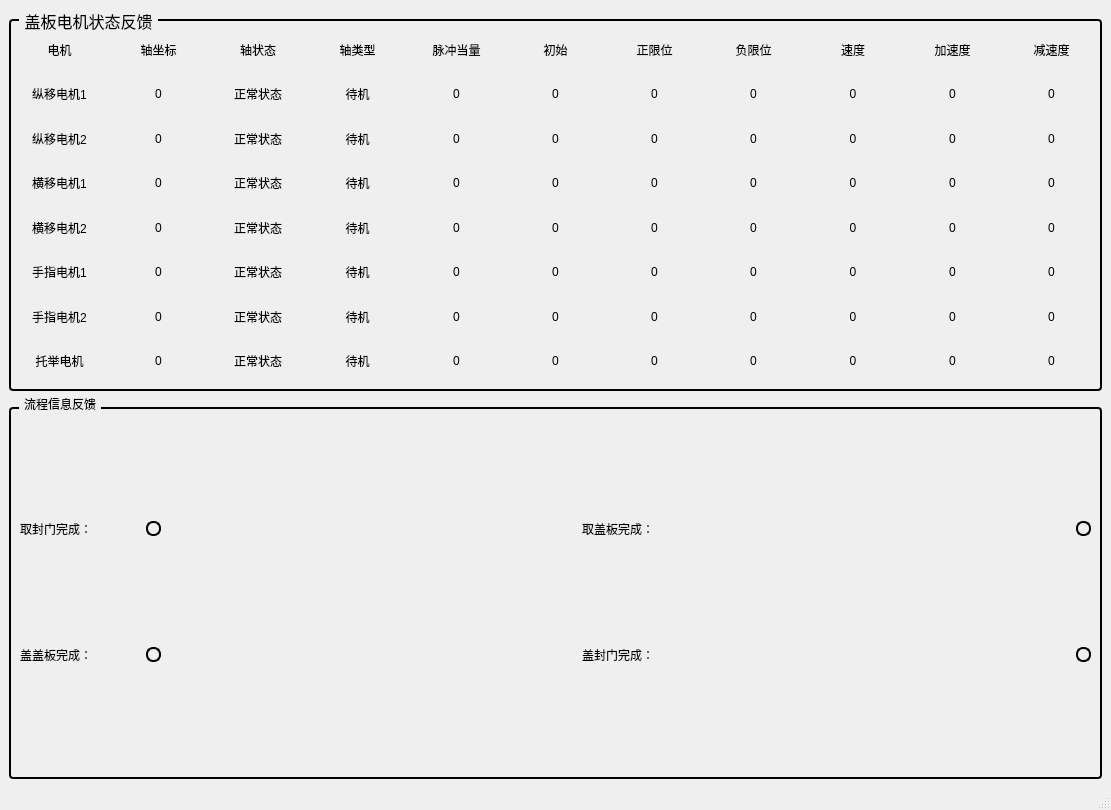
<?xml version="1.0" encoding="UTF-8"?>
<ui version="4.0">
 <class>CoverPlateMonitor</class>
 <widget class="QMainWindow" name="CoverPlateMonitor">
  <property name="geometry">
   <rect>
    <x>0</x>
    <y>0</y>
    <width>1111</width>
    <height>810</height>
   </rect>
  </property>
  <property name="windowTitle">
   <string>盖板系统状态监测</string>
  </property>
  <property name="styleSheet">
   <string notr="true"/>
  </property>
  <widget class="QWidget" name="centralwidget">
   <layout class="QGridLayout" name="gridLayout_4">
    <item row="0" column="0">
     <widget class="QGroupBox" name="groupBox">
      <property name="font">
       <font>
        <family>等线</family>
        <pointsize>12</pointsize>
       </font>
      </property>
      <property name="styleSheet">
       <string notr="true">QGroupBox {
    border: 2px solid #000000; /* 2px宽的黑色边框，可根据需要调整粗细和颜色 */
    border-radius: 4px; /* 可选：添加边框圆角 */
    margin-top: 10px; /* 为标题留出空间 */
}
QGroupBox::title {
    subcontrol-origin: margin;
    subcontrol-position: top left; /* 标题位置 */
    left: 10px; /* 标题左侧间距 */
    padding: 0 3px 0 3px; /* 标题文字周围留白 */
}</string>
      </property>
      <property name="title">
       <string>盖板电机状态反馈</string>
      </property>
      <layout class="QGridLayout" name="gridLayout">
       <item row="0" column="0">
        <layout class="QHBoxLayout" name="horizontalLayout_2">
         <item>
          <layout class="QGridLayout" name="gridLayout_3">
           <property name="horizontalSpacing">
            <number>20</number>
           </property>
           <item row="4" column="2">
            <widget class="QLabel" name="lblAxisStatus7">
             <property name="text">
              <string>正常状态</string>
             </property>
             <property name="alignment">
              <set>Qt::AlignCenter</set>
             </property>
            </widget>
           </item>
           <item row="6" column="9">
            <widget class="QLabel" name="lblAxisAccel9">
             <property name="text">
              <string>0</string>
             </property>
             <property name="alignment">
              <set>Qt::AlignCenter</set>
             </property>
            </widget>
           </item>
           <item row="3" column="6">
            <widget class="QLabel" name="lblFsLimit6">
             <property name="text">
              <string>0</string>
             </property>
             <property name="alignment">
              <set>Qt::AlignCenter</set>
             </property>
            </widget>
           </item>
           <item row="4" column="8">
            <widget class="QLabel" name="lblAxisSpeed7">
             <property name="text">
              <string>0</string>
             </property>
             <property name="alignment">
              <set>Qt::AlignCenter</set>
             </property>
            </widget>
           </item>
           <item row="3" column="1">
            <widget class="QLabel" name="lblPosi6">
             <property name="text">
              <string>0</string>
             </property>
             <property name="alignment">
              <set>Qt::AlignCenter</set>
             </property>
            </widget>
           </item>
           <item row="4" column="0">
            <widget class="QLabel" name="label_40">
             <property name="text">
              <string>横移电机1</string>
             </property>
             <property name="alignment">
              <set>Qt::AlignCenter</set>
             </property>
            </widget>
           </item>
           <item row="2" column="2">
            <widget class="QLabel" name="lblAxisStatus5">
             <property name="text">
              <string>正常状态</string>
             </property>
             <property name="alignment">
              <set>Qt::AlignCenter</set>
             </property>
            </widget>
           </item>
           <item row="4" column="6">
            <widget class="QLabel" name="lblFsLimit7">
             <property name="text">
              <string>0</string>
             </property>
             <property name="alignment">
              <set>Qt::AlignCenter</set>
             </property>
            </widget>
           </item>
           <item row="6" column="7">
            <widget class="QLabel" name="lblBsLimit9">
             <property name="text">
              <string>0</string>
             </property>
             <property name="alignment">
              <set>Qt::AlignCenter</set>
             </property>
            </widget>
           </item>
           <item row="0" column="10">
            <widget class="QLabel" name="label_84">
             <property name="text">
              <string>减速度</string>
             </property>
             <property name="alignment">
              <set>Qt::AlignCenter</set>
             </property>
            </widget>
           </item>
           <item row="0" column="6">
            <widget class="QLabel" name="label_27">
             <property name="text">
              <string>正限位</string>
             </property>
             <property name="alignment">
              <set>Qt::AlignCenter</set>
             </property>
            </widget>
           </item>
           <item row="3" column="9">
            <widget class="QLabel" name="lblAxisAccel6">
             <property name="text">
              <string>0</string>
             </property>
             <property name="alignment">
              <set>Qt::AlignCenter</set>
             </property>
            </widget>
           </item>
           <item row="3" column="10">
            <widget class="QLabel" name="lblAxisDecel6">
             <property name="text">
              <string>0</string>
             </property>
             <property name="alignment">
              <set>Qt::AlignCenter</set>
             </property>
            </widget>
           </item>
           <item row="4" column="10">
            <widget class="QLabel" name="lblAxisDecel7">
             <property name="text">
              <string>0</string>
             </property>
             <property name="alignment">
              <set>Qt::AlignCenter</set>
             </property>
            </widget>
           </item>
           <item row="0" column="8">
            <widget class="QLabel" name="label_77">
             <property name="text">
              <string>速度</string>
             </property>
             <property name="alignment">
              <set>Qt::AlignCenter</set>
             </property>
            </widget>
           </item>
           <item row="5" column="0">
            <widget class="QLabel" name="label_106">
             <property name="text">
              <string>横移电机2</string>
             </property>
             <property name="alignment">
              <set>Qt::AlignCenter</set>
             </property>
            </widget>
           </item>
           <item row="8" column="4">
            <widget class="QLabel" name="lblAxisUnits11">
             <property name="text">
              <string>0</string>
             </property>
             <property name="alignment">
              <set>Qt::AlignCenter</set>
             </property>
            </widget>
           </item>
           <item row="0" column="9">
            <widget class="QLabel" name="label_78">
             <property name="text">
              <string>加速度</string>
             </property>
             <property name="alignment">
              <set>Qt::AlignCenter</set>
             </property>
            </widget>
           </item>
           <item row="3" column="0">
            <widget class="QLabel" name="label_39">
             <property name="text">
              <string>纵移电机2</string>
             </property>
             <property name="alignment">
              <set>Qt::AlignCenter</set>
             </property>
            </widget>
           </item>
           <item row="5" column="6">
            <widget class="QLabel" name="lblFsLimit8">
             <property name="text">
              <string>0</string>
             </property>
             <property name="alignment">
              <set>Qt::AlignCenter</set>
             </property>
            </widget>
           </item>
           <item row="5" column="4">
            <widget class="QLabel" name="lblAxisUnits8">
             <property name="text">
              <string>0</string>
             </property>
             <property name="alignment">
              <set>Qt::AlignCenter</set>
             </property>
            </widget>
           </item>
           <item row="2" column="1">
            <widget class="QLabel" name="lblPosi5">
             <property name="text">
              <string>0</string>
             </property>
             <property name="alignment">
              <set>Qt::AlignCenter</set>
             </property>
            </widget>
           </item>
           <item row="2" column="0">
            <widget class="QLabel" name="label_38">
             <property name="text">
              <string>纵移电机1</string>
             </property>
             <property name="alignment">
              <set>Qt::AlignCenter</set>
             </property>
            </widget>
           </item>
           <item row="3" column="4">
            <widget class="QLabel" name="lblAxisUnits6">
             <property name="text">
              <string>0</string>
             </property>
             <property name="alignment">
              <set>Qt::AlignCenter</set>
             </property>
            </widget>
           </item>
           <item row="8" column="7">
            <widget class="QLabel" name="lblBsLimit11">
             <property name="text">
              <string>0</string>
             </property>
             <property name="alignment">
              <set>Qt::AlignCenter</set>
             </property>
            </widget>
           </item>
           <item row="3" column="7">
            <widget class="QLabel" name="lblBsLimit6">
             <property name="text">
              <string>0</string>
             </property>
             <property name="alignment">
              <set>Qt::AlignCenter</set>
             </property>
            </widget>
           </item>
           <item row="6" column="3">
            <widget class="QLabel" name="lblAxisType9">
             <property name="text">
              <string>待机</string>
             </property>
             <property name="alignment">
              <set>Qt::AlignCenter</set>
             </property>
            </widget>
           </item>
           <item row="5" column="9">
            <widget class="QLabel" name="lblAxisAccel8">
             <property name="text">
              <string>0</string>
             </property>
             <property name="alignment">
              <set>Qt::AlignCenter</set>
             </property>
            </widget>
           </item>
           <item row="0" column="5">
            <widget class="QLabel" name="label_171">
             <property name="text">
              <string>初始</string>
             </property>
             <property name="alignment">
              <set>Qt::AlignCenter</set>
             </property>
            </widget>
           </item>
           <item row="7" column="1">
            <widget class="QLabel" name="lblPosi10">
             <property name="text">
              <string>0</string>
             </property>
             <property name="alignment">
              <set>Qt::AlignCenter</set>
             </property>
            </widget>
           </item>
           <item row="6" column="4">
            <widget class="QLabel" name="lblAxisUnits9">
             <property name="text">
              <string>0</string>
             </property>
             <property name="alignment">
              <set>Qt::AlignCenter</set>
             </property>
            </widget>
           </item>
           <item row="2" column="9">
            <widget class="QLabel" name="lblAxisAccel5">
             <property name="text">
              <string>0</string>
             </property>
             <property name="alignment">
              <set>Qt::AlignCenter</set>
             </property>
            </widget>
           </item>
           <item row="6" column="5">
            <widget class="QLabel" name="lblAxisInit9">
             <property name="text">
              <string>0</string>
             </property>
             <property name="alignment">
              <set>Qt::AlignCenter</set>
             </property>
            </widget>
           </item>
           <item row="6" column="2">
            <widget class="QLabel" name="lblAxisStatus9">
             <property name="text">
              <string>正常状态</string>
             </property>
             <property name="alignment">
              <set>Qt::AlignCenter</set>
             </property>
            </widget>
           </item>
           <item row="5" column="5">
            <widget class="QLabel" name="lblAxisInit8">
             <property name="text">
              <string>0</string>
             </property>
             <property name="alignment">
              <set>Qt::AlignCenter</set>
             </property>
            </widget>
           </item>
           <item row="7" column="8">
            <widget class="QLabel" name="lblAxisSpeed10">
             <property name="text">
              <string>0</string>
             </property>
             <property name="alignment">
              <set>Qt::AlignCenter</set>
             </property>
            </widget>
           </item>
           <item row="0" column="7">
            <widget class="QLabel" name="label_18">
             <property name="text">
              <string>负限位</string>
             </property>
             <property name="alignment">
              <set>Qt::AlignCenter</set>
             </property>
            </widget>
           </item>
           <item row="6" column="1">
            <widget class="QLabel" name="lblPosi9">
             <property name="text">
              <string>0</string>
             </property>
             <property name="alignment">
              <set>Qt::AlignCenter</set>
             </property>
            </widget>
           </item>
           <item row="2" column="7">
            <widget class="QLabel" name="lblBsLimit5">
             <property name="text">
              <string>0</string>
             </property>
             <property name="alignment">
              <set>Qt::AlignCenter</set>
             </property>
            </widget>
           </item>
           <item row="8" column="5">
            <widget class="QLabel" name="lblAxisInit11">
             <property name="text">
              <string>0</string>
             </property>
             <property name="alignment">
              <set>Qt::AlignCenter</set>
             </property>
            </widget>
           </item>
           <item row="5" column="2">
            <widget class="QLabel" name="lblAxisStatus8">
             <property name="text">
              <string>正常状态</string>
             </property>
             <property name="alignment">
              <set>Qt::AlignCenter</set>
             </property>
            </widget>
           </item>
           <item row="3" column="8">
            <widget class="QLabel" name="lblAxisSpeed6">
             <property name="text">
              <string>0</string>
             </property>
             <property name="alignment">
              <set>Qt::AlignCenter</set>
             </property>
            </widget>
           </item>
           <item row="5" column="10">
            <widget class="QLabel" name="lblAxisDecel8">
             <property name="text">
              <string>0</string>
             </property>
             <property name="alignment">
              <set>Qt::AlignCenter</set>
             </property>
            </widget>
           </item>
           <item row="7" column="10">
            <widget class="QLabel" name="lblAxisDecel10">
             <property name="text">
              <string>0</string>
             </property>
             <property name="alignment">
              <set>Qt::AlignCenter</set>
             </property>
            </widget>
           </item>
           <item row="4" column="5">
            <widget class="QLabel" name="lblAxisInit7">
             <property name="text">
              <string>0</string>
             </property>
             <property name="alignment">
              <set>Qt::AlignCenter</set>
             </property>
            </widget>
           </item>
           <item row="0" column="1">
            <widget class="QLabel" name="label_25">
             <property name="text">
              <string>轴坐标</string>
             </property>
             <property name="alignment">
              <set>Qt::AlignCenter</set>
             </property>
            </widget>
           </item>
           <item row="4" column="4">
            <widget class="QLabel" name="lblAxisUnits7">
             <property name="text">
              <string>0</string>
             </property>
             <property name="alignment">
              <set>Qt::AlignCenter</set>
             </property>
            </widget>
           </item>
           <item row="8" column="10">
            <widget class="QLabel" name="lblAxisDecel11">
             <property name="text">
              <string>0</string>
             </property>
             <property name="alignment">
              <set>Qt::AlignCenter</set>
             </property>
            </widget>
           </item>
           <item row="0" column="3">
            <widget class="QLabel" name="label_31">
             <property name="text">
              <string>轴类型</string>
             </property>
             <property name="alignment">
              <set>Qt::AlignCenter</set>
             </property>
            </widget>
           </item>
           <item row="5" column="8">
            <widget class="QLabel" name="lblAxisSpeed8">
             <property name="text">
              <string>0</string>
             </property>
             <property name="alignment">
              <set>Qt::AlignCenter</set>
             </property>
            </widget>
           </item>
           <item row="8" column="9">
            <widget class="QLabel" name="lblAxisAccel11">
             <property name="text">
              <string>0</string>
             </property>
             <property name="alignment">
              <set>Qt::AlignCenter</set>
             </property>
            </widget>
           </item>
           <item row="2" column="8">
            <widget class="QLabel" name="lblAxisSpeed5">
             <property name="text">
              <string>0</string>
             </property>
             <property name="alignment">
              <set>Qt::AlignCenter</set>
             </property>
            </widget>
           </item>
           <item row="7" column="6">
            <widget class="QLabel" name="lblFsLimit10">
             <property name="text">
              <string>0</string>
             </property>
             <property name="alignment">
              <set>Qt::AlignCenter</set>
             </property>
            </widget>
           </item>
           <item row="4" column="1">
            <widget class="QLabel" name="lblPosi7">
             <property name="text">
              <string>0</string>
             </property>
             <property name="alignment">
              <set>Qt::AlignCenter</set>
             </property>
            </widget>
           </item>
           <item row="2" column="5">
            <widget class="QLabel" name="lblAxisInit5">
             <property name="text">
              <string>0</string>
             </property>
             <property name="alignment">
              <set>Qt::AlignCenter</set>
             </property>
            </widget>
           </item>
           <item row="2" column="3">
            <widget class="QLabel" name="lblAxisType5">
             <property name="text">
              <string>待机</string>
             </property>
             <property name="alignment">
              <set>Qt::AlignCenter</set>
             </property>
            </widget>
           </item>
           <item row="7" column="4">
            <widget class="QLabel" name="lblAxisUnits10">
             <property name="text">
              <string>0</string>
             </property>
             <property name="alignment">
              <set>Qt::AlignCenter</set>
             </property>
            </widget>
           </item>
           <item row="3" column="3">
            <widget class="QLabel" name="lblAxisType6">
             <property name="text">
              <string>待机</string>
             </property>
             <property name="alignment">
              <set>Qt::AlignCenter</set>
             </property>
            </widget>
           </item>
           <item row="0" column="0">
            <widget class="QLabel" name="label_26">
             <property name="text">
              <string>电机</string>
             </property>
             <property name="alignment">
              <set>Qt::AlignCenter</set>
             </property>
            </widget>
           </item>
           <item row="3" column="5">
            <widget class="QLabel" name="lblAxisInit6">
             <property name="text">
              <string>0</string>
             </property>
             <property name="alignment">
              <set>Qt::AlignCenter</set>
             </property>
            </widget>
           </item>
           <item row="7" column="2">
            <widget class="QLabel" name="lblAxisStatus10">
             <property name="text">
              <string>正常状态</string>
             </property>
             <property name="alignment">
              <set>Qt::AlignCenter</set>
             </property>
            </widget>
           </item>
           <item row="2" column="4">
            <widget class="QLabel" name="lblAxisUnits5">
             <property name="text">
              <string>0</string>
             </property>
             <property name="alignment">
              <set>Qt::AlignCenter</set>
             </property>
            </widget>
           </item>
           <item row="5" column="1">
            <widget class="QLabel" name="lblPosi8">
             <property name="text">
              <string>0</string>
             </property>
             <property name="alignment">
              <set>Qt::AlignCenter</set>
             </property>
            </widget>
           </item>
           <item row="2" column="10">
            <widget class="QLabel" name="lblAxisDecel5">
             <property name="text">
              <string>0</string>
             </property>
             <property name="alignment">
              <set>Qt::AlignCenter</set>
             </property>
            </widget>
           </item>
           <item row="7" column="5">
            <widget class="QLabel" name="lblAxisInit10">
             <property name="text">
              <string>0</string>
             </property>
             <property name="alignment">
              <set>Qt::AlignCenter</set>
             </property>
            </widget>
           </item>
           <item row="8" column="6">
            <widget class="QLabel" name="lblFsLimit11">
             <property name="text">
              <string>0</string>
             </property>
             <property name="alignment">
              <set>Qt::AlignCenter</set>
             </property>
            </widget>
           </item>
           <item row="3" column="2">
            <widget class="QLabel" name="lblAxisStatus6">
             <property name="text">
              <string>正常状态</string>
             </property>
             <property name="alignment">
              <set>Qt::AlignCenter</set>
             </property>
            </widget>
           </item>
           <item row="0" column="2">
            <widget class="QLabel" name="label_24">
             <property name="text">
              <string>轴状态</string>
             </property>
             <property name="alignment">
              <set>Qt::AlignCenter</set>
             </property>
            </widget>
           </item>
           <item row="7" column="9">
            <widget class="QLabel" name="lblAxisAccel10">
             <property name="text">
              <string>0</string>
             </property>
             <property name="alignment">
              <set>Qt::AlignCenter</set>
             </property>
            </widget>
           </item>
           <item row="8" column="8">
            <widget class="QLabel" name="lblAxisSpeed11">
             <property name="text">
              <string>0</string>
             </property>
             <property name="alignment">
              <set>Qt::AlignCenter</set>
             </property>
            </widget>
           </item>
           <item row="6" column="10">
            <widget class="QLabel" name="lblAxisDecel9">
             <property name="text">
              <string>0</string>
             </property>
             <property name="alignment">
              <set>Qt::AlignCenter</set>
             </property>
            </widget>
           </item>
           <item row="8" column="2">
            <widget class="QLabel" name="lblAxisStatus11">
             <property name="text">
              <string>正常状态</string>
             </property>
             <property name="alignment">
              <set>Qt::AlignCenter</set>
             </property>
            </widget>
           </item>
           <item row="6" column="0">
            <widget class="QLabel" name="label_109">
             <property name="text">
              <string>手指电机1</string>
             </property>
             <property name="alignment">
              <set>Qt::AlignCenter</set>
             </property>
            </widget>
           </item>
           <item row="7" column="7">
            <widget class="QLabel" name="lblBsLimit10">
             <property name="text">
              <string>0</string>
             </property>
             <property name="alignment">
              <set>Qt::AlignCenter</set>
             </property>
            </widget>
           </item>
           <item row="8" column="3">
            <widget class="QLabel" name="lblAxisType11">
             <property name="text">
              <string>待机</string>
             </property>
             <property name="alignment">
              <set>Qt::AlignCenter</set>
             </property>
            </widget>
           </item>
           <item row="4" column="9">
            <widget class="QLabel" name="lblAxisAccel7">
             <property name="text">
              <string>0</string>
             </property>
             <property name="alignment">
              <set>Qt::AlignCenter</set>
             </property>
            </widget>
           </item>
           <item row="8" column="1">
            <widget class="QLabel" name="lblPosi11">
             <property name="text">
              <string>0</string>
             </property>
             <property name="alignment">
              <set>Qt::AlignCenter</set>
             </property>
            </widget>
           </item>
           <item row="4" column="7">
            <widget class="QLabel" name="lblBsLimit7">
             <property name="text">
              <string>0</string>
             </property>
             <property name="alignment">
              <set>Qt::AlignCenter</set>
             </property>
            </widget>
           </item>
           <item row="6" column="6">
            <widget class="QLabel" name="lblFsLimit9">
             <property name="text">
              <string>0</string>
             </property>
             <property name="alignment">
              <set>Qt::AlignCenter</set>
             </property>
            </widget>
           </item>
           <item row="6" column="8">
            <widget class="QLabel" name="lblAxisSpeed9">
             <property name="text">
              <string>0</string>
             </property>
             <property name="alignment">
              <set>Qt::AlignCenter</set>
             </property>
            </widget>
           </item>
           <item row="4" column="3">
            <widget class="QLabel" name="lblAxisType7">
             <property name="text">
              <string>待机</string>
             </property>
             <property name="alignment">
              <set>Qt::AlignCenter</set>
             </property>
            </widget>
           </item>
           <item row="0" column="4">
            <widget class="QLabel" name="label_194">
             <property name="text">
              <string>脉冲当量</string>
             </property>
             <property name="alignment">
              <set>Qt::AlignCenter</set>
             </property>
            </widget>
           </item>
           <item row="2" column="6">
            <widget class="QLabel" name="lblFsLimit5">
             <property name="text">
              <string>0</string>
             </property>
             <property name="alignment">
              <set>Qt::AlignCenter</set>
             </property>
            </widget>
           </item>
           <item row="5" column="3">
            <widget class="QLabel" name="lblAxisType8">
             <property name="text">
              <string>待机</string>
             </property>
             <property name="alignment">
              <set>Qt::AlignCenter</set>
             </property>
            </widget>
           </item>
           <item row="5" column="7">
            <widget class="QLabel" name="lblBsLimit8">
             <property name="text">
              <string>0</string>
             </property>
             <property name="alignment">
              <set>Qt::AlignCenter</set>
             </property>
            </widget>
           </item>
           <item row="7" column="0">
            <widget class="QLabel" name="label_110">
             <property name="text">
              <string>手指电机2</string>
             </property>
             <property name="alignment">
              <set>Qt::AlignCenter</set>
             </property>
            </widget>
           </item>
           <item row="7" column="3">
            <widget class="QLabel" name="lblAxisType10">
             <property name="text">
              <string>待机</string>
             </property>
             <property name="alignment">
              <set>Qt::AlignCenter</set>
             </property>
            </widget>
           </item>
           <item row="8" column="0">
            <widget class="QLabel" name="label_137">
             <property name="text">
              <string>托举电机</string>
             </property>
             <property name="alignment">
              <set>Qt::AlignCenter</set>
             </property>
            </widget>
           </item>
          </layout>
         </item>
        </layout>
       </item>
      </layout>
     </widget>
    </item>
    <item row="1" column="0">
     <widget class="QGroupBox" name="groupBox_2">
      <property name="styleSheet">
       <string notr="true">QGroupBox {
    border: 2px solid #000000; /* 2px宽的黑色边框，可根据需要调整粗细和颜色 */
    border-radius: 4px; /* 可选：添加边框圆角 */
    margin-top: 10px; /* 为标题留出空间 */
}
QGroupBox::title {
    subcontrol-origin: margin;
    subcontrol-position: top left; /* 标题位置 */
    left: 10px; /* 标题左侧间距 */
    padding: 0 3px 0 3px; /* 标题文字周围留白 */
}
</string>
      </property>
      <property name="title">
       <string>流程信息反馈</string>
      </property>
      <layout class="QGridLayout" name="gridLayout_2">
       <item row="0" column="1">
        <layout class="QHBoxLayout" name="horizontalLayout_3">
         <item alignment="Qt::AlignHCenter">
          <widget class="QLabel" name="label_250">
           <property name="sizePolicy">
            <sizepolicy hsizetype="Maximum" vsizetype="Preferred">
             <horstretch>0</horstretch>
             <verstretch>0</verstretch>
            </sizepolicy>
           </property>
           <property name="maximumSize">
            <size>
             <width>120</width>
             <height>16777215</height>
            </size>
           </property>
           <property name="text">
            <string>取盖板完成：</string>
           </property>
          </widget>
         </item>
         <item>
          <widget class="QLabel" name="lbl_TakePlate">
           <property name="sizePolicy">
            <sizepolicy hsizetype="Maximum" vsizetype="Maximum">
             <horstretch>0</horstretch>
             <verstretch>0</verstretch>
            </sizepolicy>
           </property>
           <property name="minimumSize">
            <size>
             <width>15</width>
             <height>15</height>
            </size>
           </property>
           <property name="maximumSize">
            <size>
             <width>15</width>
             <height>15</height>
            </size>
           </property>
           <property name="styleSheet">
            <string notr="true">border-radius: 7px; 
border: 2px solid black; </string>
           </property>
           <property name="text">
            <string/>
           </property>
          </widget>
         </item>
        </layout>
       </item>
       <item row="0" column="0">
        <layout class="QHBoxLayout" name="horizontalLayout">
         <item>
          <widget class="QLabel" name="label_253">
           <property name="sizePolicy">
            <sizepolicy hsizetype="Maximum" vsizetype="Preferred">
             <horstretch>0</horstretch>
             <verstretch>0</verstretch>
            </sizepolicy>
           </property>
           <property name="maximumSize">
            <size>
             <width>120</width>
             <height>16777215</height>
            </size>
           </property>
           <property name="text">
            <string>取封门完成：</string>
           </property>
          </widget>
         </item>
         <item>
          <widget class="QLabel" name="lbl_TakeDoor">
           <property name="sizePolicy">
            <sizepolicy hsizetype="Maximum" vsizetype="Maximum">
             <horstretch>0</horstretch>
             <verstretch>0</verstretch>
            </sizepolicy>
           </property>
           <property name="minimumSize">
            <size>
             <width>15</width>
             <height>15</height>
            </size>
           </property>
           <property name="maximumSize">
            <size>
             <width>15</width>
             <height>15</height>
            </size>
           </property>
           <property name="styleSheet">
            <string notr="true">border-radius: 7px; 
border: 2px solid black; </string>
           </property>
           <property name="text">
            <string/>
           </property>
          </widget>
         </item>
        </layout>
       </item>
       <item row="1" column="0">
        <layout class="QHBoxLayout" name="horizontalLayout_6">
         <item>
          <widget class="QLabel" name="label_251">
           <property name="sizePolicy">
            <sizepolicy hsizetype="Maximum" vsizetype="Preferred">
             <horstretch>0</horstretch>
             <verstretch>0</verstretch>
            </sizepolicy>
           </property>
           <property name="maximumSize">
            <size>
             <width>120</width>
             <height>16777215</height>
            </size>
           </property>
           <property name="text">
            <string>盖盖板完成：</string>
           </property>
          </widget>
         </item>
         <item>
          <widget class="QLabel" name="lbl_FixPlate">
           <property name="sizePolicy">
            <sizepolicy hsizetype="Maximum" vsizetype="Maximum">
             <horstretch>0</horstretch>
             <verstretch>0</verstretch>
            </sizepolicy>
           </property>
           <property name="minimumSize">
            <size>
             <width>15</width>
             <height>15</height>
            </size>
           </property>
           <property name="maximumSize">
            <size>
             <width>15</width>
             <height>15</height>
            </size>
           </property>
           <property name="styleSheet">
            <string notr="true">border-radius: 7px; 
border: 2px solid black; </string>
           </property>
           <property name="text">
            <string/>
           </property>
          </widget>
         </item>
        </layout>
       </item>
       <item row="1" column="1">
        <layout class="QHBoxLayout" name="horizontalLayout_44">
         <item alignment="Qt::AlignHCenter">
          <widget class="QLabel" name="label_322">
           <property name="sizePolicy">
            <sizepolicy hsizetype="Maximum" vsizetype="Preferred">
             <horstretch>0</horstretch>
             <verstretch>0</verstretch>
            </sizepolicy>
           </property>
           <property name="maximumSize">
            <size>
             <width>120</width>
             <height>16777215</height>
            </size>
           </property>
           <property name="text">
            <string>盖封门完成：</string>
           </property>
          </widget>
         </item>
         <item>
          <widget class="QLabel" name="lbl_FixDoor">
           <property name="sizePolicy">
            <sizepolicy hsizetype="Maximum" vsizetype="Maximum">
             <horstretch>0</horstretch>
             <verstretch>0</verstretch>
            </sizepolicy>
           </property>
           <property name="minimumSize">
            <size>
             <width>15</width>
             <height>15</height>
            </size>
           </property>
           <property name="maximumSize">
            <size>
             <width>15</width>
             <height>15</height>
            </size>
           </property>
           <property name="styleSheet">
            <string notr="true">border-radius: 7px; 
border: 2px solid black; </string>
           </property>
           <property name="text">
            <string/>
           </property>
          </widget>
         </item>
        </layout>
       </item>
      </layout>
     </widget>
    </item>
   </layout>
  </widget>
  <widget class="QMenuBar" name="menubar">
   <property name="geometry">
    <rect>
     <x>0</x>
     <y>0</y>
     <width>1111</width>
     <height>25</height>
    </rect>
   </property>
  </widget>
  <widget class="QStatusBar" name="statusbar"/>
 </widget>
 <resources/>
 <connections/>
</ui>
